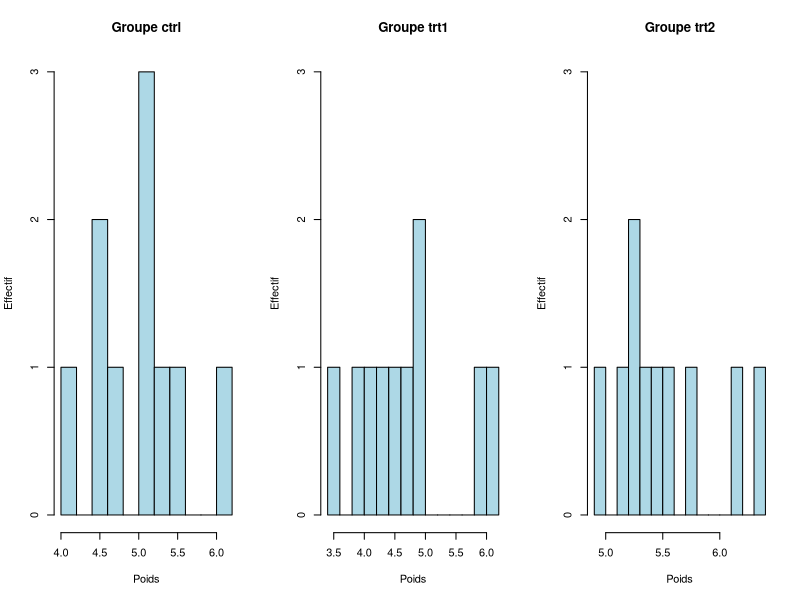
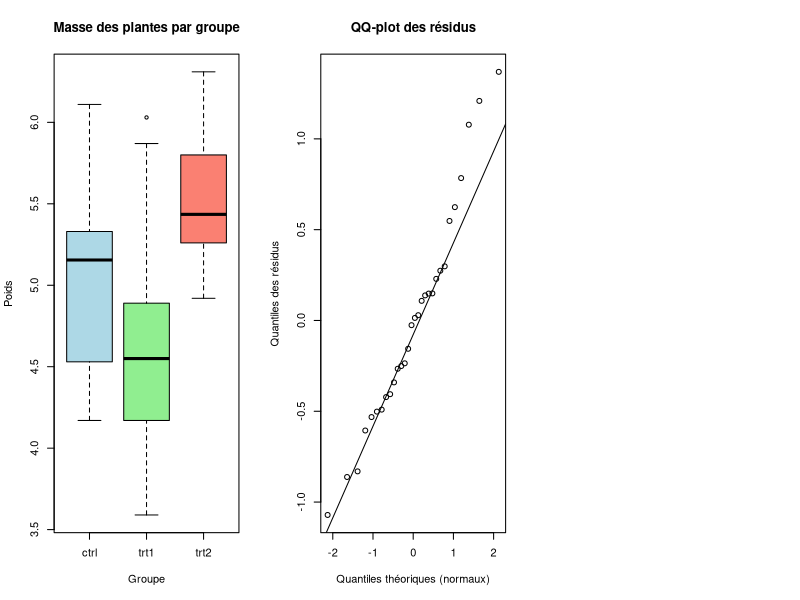

These figures' R source, in order:
## ---- chunk 1
knitr::opts_chunk$set(echo = TRUE)
## ---- chunk 2
data(PlantGrowth)
## ---- chunk 3
head(PlantGrowth)   # les premières lignes
str(PlantGrowth)    # structure du dataset
summary(PlantGrowth) # résumé statistique
## ---- chunk 4
par(mfrow = c(1,3))  # 1 ligne, 3 colonnes

for(g in unique(PlantGrowth$group)){
  hist(PlantGrowth$weight[PlantGrowth$group == g],
       main = paste("Groupe", g),
       xlab = "Poids",
       ylab = "Effectif", 
       col = "lightblue",
       ylim = c(0, 3),
       breaks = 10)
}
## ---- chunk 5
tapply(PlantGrowth$weight, PlantGrowth$group, mean)
## ---- chunk 6
boxplot(weight ~ group, data = PlantGrowth,
        main = "Masse des plantes par groupe",
        xlab = "Groupe",
        ylab = "Poids",
        col = c("lightblue", "lightgreen", "salmon"))
## ---- chunk 7
mod0<-lm(weight~group, data = PlantGrowth)
anova(mod0)
## ---- chunk 8
summary(mod0)
## ---- chunk 9
mod1<-lm(weight~relevel(group,ref="trt1"), data = PlantGrowth)
summary(mod1)
## ---- chunk 10
TukeyHSD(aov(mod0))
## ---- chunk 11
res <- residuals(mod0)
qqnorm(res,
       main = "QQ-plot des résidus",
       xlab = "Quantiles théoriques (normaux)",
       ylab = "Quantiles des résidus")

qqline(res)

## ---- chunk 12
shapiro.test(mod0$residuals)
## ---- chunk 13
bartlett.test(weight ~ group, data = PlantGrowth)
